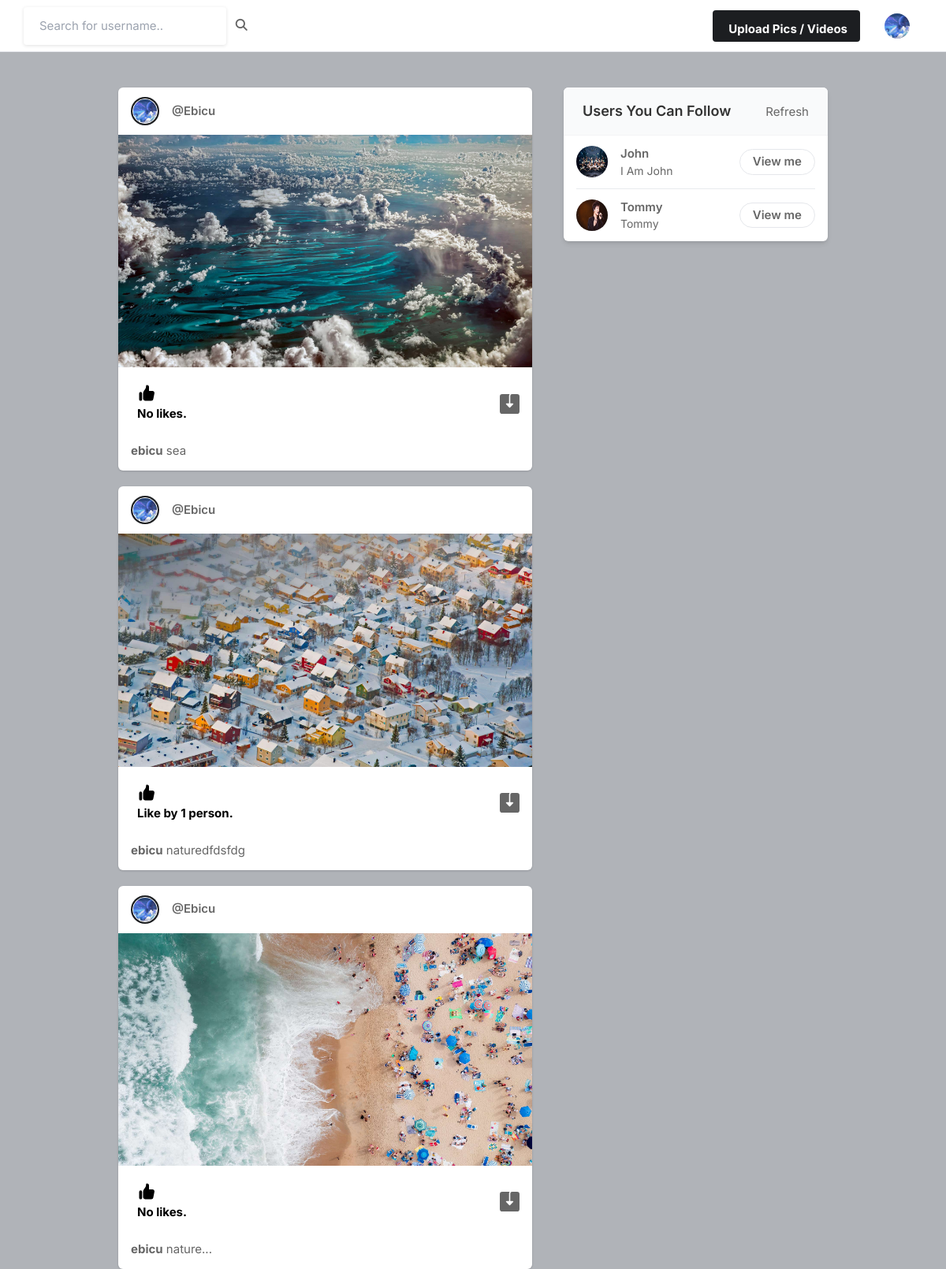
Screenshot of / (signed in) with the database file from the repository.
### core/models.py (models this page shows, shortened)
class Profile(models.Model):
    user = models.ForeignKey(User, on_delete=models.CASCADE)
    id_user = models.IntegerField()
    bio = models.TextField(blank=True)
    profileimg = models.ImageField(upload_to='profile_images', default='blank-profile-picture.png')
    location = models.CharField(max_length=100, blank=True)

class Post(models.Model):
    id = models.UUIDField(primary_key=True, default=uuid.uuid4)
    user = models.CharField(max_length=100)
    image = models.ImageField(upload_to='post_images')
    caption = models.TextField()
    created_at = models.DateTimeField(default=datetime.now)
    no_of_likes = models.IntegerField(default=0)

### core/views.py (the view)
# urls.py: path('', views.index, name='index'),
@login_required(login_url='signin')
def index(request):
    user_object = User.objects.get(username=request.user.username)
    user_profile = Profile.objects.get(user=user_object)
    user_folowing_list = []
    feed = []
    user_folowing = FollowersCount.objects.filter(follower=request.user.username)
    for users in user_folowing:
        user_folowing_list.append(users.user)
    for usernames in user_folowing_list:
        feed_list = Post.objects.filter(user=usernames)
        feed.append(feed_list)
    feed_list = list(chain(*feed))
    all_users = User.objects.all()
    user_following_all = []
    for user in user_folowing:
        user_list = User.objects.get(username=user)
        user_following_all.append(user_list)
    new_suggestions_list = [x for x in list(all_users) if (x not in list(user_following_all))]
    current_user = User.objects.filter(username=request.user.username)
    final_suggestions_list = [x for x in list(new_suggestions_list) if (x not in list(current_user))]
    random.shuffle(final_suggestions_list)
    username_profile = []
    username_profile_list = []
    for users in final_suggestions_list:
        username_profile.append(users.id)
    for ids in username_profile:
        profile_lists = Profile.objects.filter(id_user=ids)
        username_profile_list.append(profile_lists)
    suggestions_username_profile_list = list(chain(*username_profile_list))
    posts = Post.objects.all()
    return render(request, 'index.html', {'user_profile':user_profile, 'posts':feed_list, 'suggestions_username_profile_list': suggestions_username_profile_list[:4]})

### core/models.py (called while the page is built)
    def __str__(self):
        return self.user

### templates/index.html (shortened to what this page needs)
{% load static %}
<!DOCTYPE html>
<html lang="en">
<head>
    <link rel="stylesheet" href="{% static 'assets/css/icons.css' %}">
    <link rel="stylesheet" href="{% static 'assets/css/uikit.css' %}">
    <link rel="stylesheet" href="{% static 'assets/css/style.css' %}">
    <link rel="stylesheet" href="{% static 'assets/css/tailwind.css' %}">
    <link rel="stylesheet" href="https://cdnjs.cloudflare.com/ajax/libs/font-awesome.min.css">
</head>
<body>
            <header>
                <div class="header_inner">
                    <form action="/search" method="POST">
                    <div class="left-side">
                            <input type="text" name="username" placeholder="Search for username..">&nbsp; &nbsp;
                            <button type="submit" ><i class="fa fa-search fa-1x"></i> </button>
                    </div>
                    </form>
                    <div class="right-side lg:pr-4">
                        <a href="#"
                            class="bg-pink-500 flex font-bold hidden hover:bg-pink-600 hover:text-white inline-block items-center lg:block max-h-10 mr-4 px-4 py-2 rounded shado text-white">
                              Upload Pics / Videos
                        </a>
                        <a href="#">
                            <img src="{{ user_profile.profileimg.url }}" class="header-avatar" alt="">
                        </a>
                    </div>
                </div>
            </header>
            <div class="container m-auto">
                <div class="lg:flex justify-center lg:space-x-10 lg:space-y-0 space-y-5">
                    <div class="space-y-5 flex-shrink-0 lg:w-7/12">
                        {% for post in posts reversed %}
                        <div class="bg-white shadow rounded-md  -mx-2 lg:mx-0">
                            <div class="flex justify-between items-center px-4 py-3">
                                <div class="flex flex-1 items-center space-x-4">
                                    <a href="#">
                                        <div class="bg-gradient-to-tr from-yellow-600 to-pink-600 p-0.5 rounded-full">
                                            <img src="{{ user_profile.profileimg.url }}" class="bg-gray-200 border border-white rounded-full w-8 h-8">
                                        </div>
                                    </a>
                                    <span class="block capitalize font-semibold "><a href="/profile/{{ post.user }}">@{{ post.user }} </a> </span>
                                </div>
                              <div>
                                <a href="#"> <i class="icon-feather-more-horizontal text-2xl hover:bg-gray-200 rounded-full p-2 transition -mr-1 "></i> </a>
                              </div>
                            </div>
                            <div uk-lightbox>
                                <a href="{{ post.image.url }}">
                                    <img src="{{ post.image.url }}" alt="">
                                </a>
                            </div>
                            <div class="py-3 px-4 space-y-3">
                                <div class="flex space-x-4 lg:font-bold">
                                    <a href="/like-post?post_id={{ post.id }}" class="flex items-center space-x-2">
                                        <div class="p-2 rounded-full text-black">
                                            {% if post.no_of_likes == 0 %}
                                            <p>No likes.</p>
                                            {% elif post.no_of_likes == 1 %}
                                            <p>Like by {{ post.no_of_likes }} person.</p>
                                            {% else %}
                                            <p>Like by {{ post.no_of_likes }} people.</p>
                                            {% endif %}
                                        </div>
                                    </a>
                                    <a href="{{ post.image.url }}" class="flex items-center space-x-2 flex-1 justify-end" download>
                                    </a>
                                </div>
                                <p>
                                    <a href="/profile/{{ post.user }}"><strong>{{ post.user }}</strong> </a>{{ post.caption }}
                                </p>
                            </div>
                        </div>
                        {% endfor %}
                    </div>
                    <div class="lg:w-5/12">
                        <div class="bg-white  shadow-md rounded-md overflow-hidden">
                            <div class="bg-gray-50  border-b border-gray-100 flex items-baseline justify-between py-4 px-6 ">
                                <h2 class="font-semibold text-lg">Users You Can Follow</h2>
                                <a href="#"> Refresh</a>
                            </div>
                            <div class="divide-gray-300 divide-gray-50 divide-opacity-50 divide-y px-4 ">
                                {% for suggestion in suggestions_username_profile_list %}
                                <div class="flex items-center justify-between py-3">
                                    <div class="flex flex-1 items-center space-x-4">
                                        <a href="/profile/{{ suggestion.user }}">
                                            <img src="{{ suggestion.profileimg.url }}" class="bg-gray-200 rounded-full w-10 h-10">
                                        </a>
                                        <div class="flex flex-col">
                                            <span class="block capitalize font-semibold"> {{ suggestion.user }} </span>
                                            <span class="block capitalize text-sm"> {{ suggestion.bio }} </span>
                                        </div>
                                    </div>
                                    <a href="/profile/{{ suggestion.user }}" class="border border-gray-200 font-semibold px-4 py-1 rounded-full hover:bg-pink-600 hover:text-white hover:border-pink-600 "> View me </a>
                                </div>
                                {% endfor %}
                            </div>
                        </div>
                    </div>
                </div>
            </div>
</body>
</html>

### static/assets/css/style.css (style rules this page uses)
body { background-color: #B0B3B8!important; }
button { vertical-align: middle; }
input { height: 48px; line-height: 48px; padding: 0 20px; outline: none; font-size: 15px; color: #808080; max-width: 100%; width: 100%; -webkit-box-sizing: border-box; box-sizing: border-box; display: block; font-weight: 400; opacity: 1; border-radius: 4px; border: none; -webkit-box-shadow: 0 1px 4px 0px rgba(0, 0, 0, 0.12); box-shadow: 0 1px 4px 0px rgba(0, 0, 0, 0.12); }
input[type="text"], input[type="password"], input[type="email"], input[type="number"] { height: 48px; line-height: 48px; padding: 0 20px; outline: none; font-size: 15px; color: #808080; max-width: 100%; width: 100%; -webkit-box-sizing: border-box; box-sizing: border-box; display: block; font-weight: 400; opacity: 1; border-radius: 4px; border: none; -webkit-box-shadow: 0 1px 4px 0px rgba(0, 0, 0, 0.12); box-shadow: 0 1px 4px 0px rgba(0, 0, 0, 0.12); }
input { -webkit-transition: all 0.1s ease-in-out; transition: all 0.1s ease-in-out; }
::placeholder { color: #808080; opacity: 1; }
button { border: none; margin: 0; padding: 0; width: auto; overflow: visible; background: transparent; color: inherit; font: inherit; line-height: normal; cursor: pointer; }
a { color: #be185d; -webkit-transition: 0.3s; transition: 0.3s; outline: none !important; }
button { outline: none !important; }
img { max-width: 100%; }
body { color: #666; font-size: 15px; line-height: 27px; background-color: #f0f2f5; font-family: "Inter", sans-serif; text-transform: none; }
body p { font-size: 15px; line-height: 27px; }
h1, h2, h3, h4, h5, h6 { font-family: "Inter", sans-serif; text-transform: none; }
input[type="text"], input[type="password"], input[type="email"] { font-family: "Inter", sans-serif; text-transform: none; }
button, body .pac-container { font-family: "Inter", sans-serif; text-transform: none; }
h1, h2, h3, h4, h5, h6 { color: #333; font-weight: 500; margin: 0; padding: 0; }
h2 { font-size: 26px; }
b, strong { font-weight: 700 !important; }
@media (min-width: 1024px) { .container { max-width: 900px !important; padding-top: 45px; } }
header { background-color: #fff; left: 0; right: 0; top: 0; z-index: 99; height: 66px; display: -webkit-box; display: -ms-flexbox; display: flex; -webkit-box-align: center; -ms-flex-align: center; align-items: center; border-bottom: 1px solid #e5e7eb; }
header .header_inner { display: -webkit-box; display: -ms-flexbox; display: flex; -webkit-box-align: center; -ms-flex-align: center; align-items: center; max-width: 1090px; margin: auto; width: 100%; max-width: 100% !important; padding: 0 30px; }
header .header_inner .left-side { display: -webkit-box; display: -ms-flexbox; display: flex; -webkit-box-align: center; -ms-flex-align: center; align-items: center; }
header .header_inner .right-side { display: -webkit-box; display: -ms-flexbox; display: flex; -webkit-box-align: center; -ms-flex-align: center; align-items: center; -webkit-box-pack: end; -ms-flex-pack: end; justify-content: flex-end; margin-left: auto; }
header .header_inner .right-side .header-avatar { width: 32px; height: 32px; border-radius: 100%; margin-left: 15px; }

### rows the page displays
Profile: profileimg (picture)
Post: profileimg (picture), user "Ebicu", image (picture), no_of_likes "No likes.", user "ebicu", caption "sea"
Post: profileimg (picture), user "Ebicu", image (picture), no_of_likes "1", user "ebicu", caption "naturedfdsfdg"
Post: profileimg (picture), user "Ebicu", image (picture), no_of_likes "No likes.", user "ebicu", caption "nature..."
Profile: profileimg (picture), user "John", bio "I Am John"
Profile: profileimg (picture), user "Tommy", bio "Tommy"
